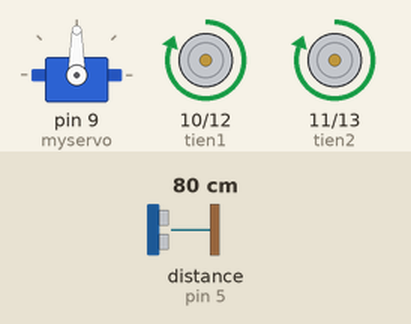
Simulated run of this sketch. Board: Arduino Uno, built with avr-gcc and run on an emulated ATmega328P. Shown: servo, motor-driver pin pairs drawn as motors (green arrow = first pin HIGH = forward, orange = second pin HIGH = backward, longer = more drive). Wiring (inferred from the names in the program): ultrasonic range finder: trigger pin 6; echo pin 5. The test bench sets the inputs (shaded band); at power-on: distance to the obstacle (sensor on pin 5) 80 cm. The echo pulse lasts 58.3 µs per cm.

Above: at 1.7 s.
1.8 s: distance to the obstacle (sensor on pin 5) set to 29 cm
3.3 s: distance to the obstacle (sensor on pin 5) set to 23 cm
At 3.9 s:
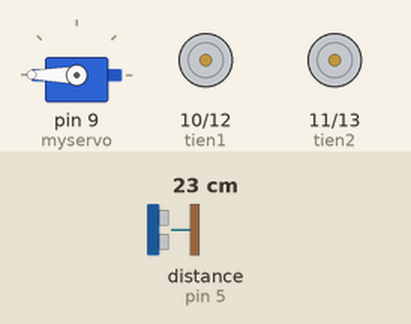
6.3 s: distance to the obstacle (sensor on pin 5) set to 12 cm
8.5 s: distance to the obstacle (sensor on pin 5) set to 9 cm
At 9.9 s:
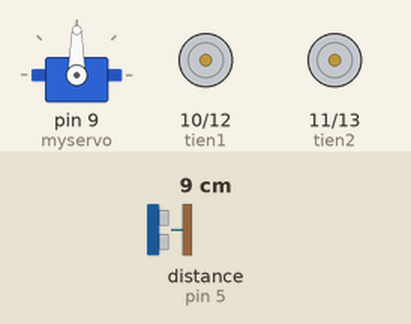
11.0 s: distance to the obstacle (sensor on pin 5) set to 18 cm
At 11.8 s:
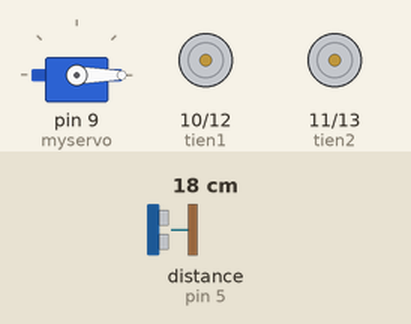
12.5 s: distance to the obstacle (sensor on pin 5) set to 35 cm
At 14.9 s:
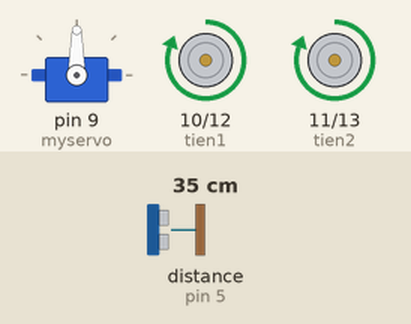
Timing chart, 0 to 16.4 s (numbered marks = the images above; inputs shaded):
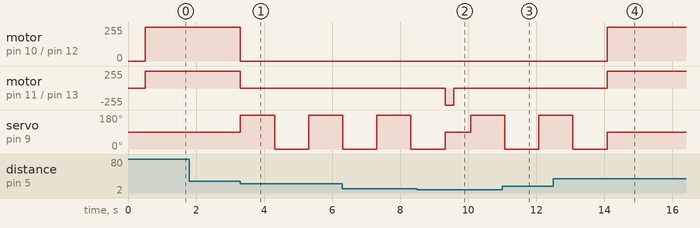

Measured:
- the behaviour switches between 27 and 26 cm on distance to the obstacle (sensor on pin 5) (found by bisection; images 0 and 1)
- the behaviour switches between 11 and 10 cm on distance to the obstacle (sensor on pin 5) (found by bisection; images 1 and 2)
- after the input at 1.8 s, every drawn part: stays the same
- after the input at 3.3 s, motor on pin 10 (tien1) / pin 12 (lui1), motor on pin 11 (tien2) / pin 13 (lui2): forward 255/255 → stopped at once; servo on pin 9 (myservo): 90° → 180° at once, → 0° 1.0 s later, → 180° 1.0 s later
- after the input at 8.5 s, motor on pin 11 (tien2) / pin 13 (lui2): stopped → backward 255/255 after 0.82 s, → stopped 0.25 s later
- after the input at 11.0 s, motor on pin 10 (tien1) / pin 12 (lui1), motor on pin 11 (tien2) / pin 13 (lui2): stays stopped (without the input it goes to backward 255/255 after 1.1 s)
- after the input at 12.5 s, motor on pin 10 (tien1) / pin 12 (lui1), motor on pin 11 (tien2) / pin 13 (lui2): stopped → forward 255/255 after 1.6 s

The sketch:

1.ino
```cpp
#include <Servo.h>
Servo myservo;  // create servo object to control a servo
int pos = 0;    // variable to store the servo position
/******** khai báo chân input/output**************/

const int trig = 6;     // chân trig của SRF-05.
const int echo = 5;     // chân echo của SRF-05.
int tien1=10;           // chân IN - A của Module L298.
int tien2=11;           // chân IN - C của Module L298.
int lui1=12;            // chân IN - D của Module L298.
int lui2=13;            // chân IN - B của Module L298.
int dongcoservo=9;      // chân Orange của Servo.

int gioihan = 25;
int i;
int x=0;
unsigned long thoigian; // biến đo thời gian
int khoangcach;           // biến lưu khoảng cách
int khoangcachtrai,khoangcachphai;

void dokhoangcach();
void dithang(int duongdi);
void disangtrai();
void disangphai();
void dilui();
void resetdongco();
void quaycbsangphai();
void quaycbsangtrai();
void setup() {
  // put your setup code here, to run once:
    myservo.attach(9);  // attaches the servo on pin 9 to the servo object
    pinMode(trig,OUTPUT);   // chân trig sẽ phát tín hiệu
    pinMode(echo,INPUT);    // chân echo sẽ nhận tín hiệu

    pinMode(tien1,OUTPUT);
    pinMode(tien2,OUTPUT);
    pinMode(lui1,OUTPUT);
    pinMode(lui2,OUTPUT);
    digitalWrite(tien1,LOW);
    digitalWrite(tien2,LOW);
    digitalWrite(lui1,LOW);
    digitalWrite(lui1,LOW);
   // Serial.begin(9600);
    myservo.write(90);
    delay(500);


}

void loop()
{
    khoangcach=0;
    dokhoangcach();
    if(khoangcach>gioihan||khoangcach==0)
    {
      dokhoangcach();
       if(khoangcach>gioihan||khoangcach==0)
        {
          dithang();
        }
    }
    else
    {

      resetdongco();
      quaycbsangtrai();

      khoangcachtrai=khoangcach;

      quaycbsangphai();
      khoangcachphai=khoangcach;
      if(khoangcachphai<10&&khoangcachtrai<10){
        dilui();
      }
      else
      {
        if(khoangcachphai>khoangcachtrai)
        {
          disangtrai();
          delay(500);
        }
        if(khoangcachphai<khoangcachtrai)
        {
          disangphai();
          delay(500);
        }
      }
    }
  //Serial.println(khoangcach);
}
void dithang()
{


        digitalWrite(tien1,HIGH);
        digitalWrite(tien2,HIGH);
        //delay(2);

}

void disangtrai()
{
  resetdongco();
  digitalWrite(lui1,HIGH);
  delay(250);
  digitalWrite(lui1,LOW);


}
void disangphai()
{
   resetdongco();
  digitalWrite(lui2,HIGH);
  delay(250);
  digitalWrite(lui2,LOW);

}

void dilui()
{
  resetdongco();
  for(i=0;i<20;i++)

        digitalWrite(lui1,HIGH);
        digitalWrite(lui2,HIGH);
        delay(700);

    digitalWrite(lui1,LOW);
    digitalWrite(lui2,LOW);
}

void resetdongco()
{
  digitalWrite(tien1,LOW);
  digitalWrite(tien2,LOW);
  digitalWrite(lui1,LOW);
  digitalWrite(lui2,LOW);
}
/******** chương trình đo khoảng cách SRF04 ***************/
void dokhoangcach()
{
/* Phát xung từ chân trig */
    digitalWrite(trig,0);   // tắt chân trig
    delayMicroseconds(2);
    digitalWrite(trig,1);   // phát xung từ chân trig
    delayMicroseconds(10);   // xung có độ dài 5 microSeconds
    digitalWrite(trig,0);   // tắt chân trig

    /* Tính toán thời gian */
    // Đo độ rộng xung HIGH ở chân echo.
    thoigian = pulseIn(echo,HIGH);
    // Tính khoảng cách đến vật.
    khoangcach = int(thoigian/2/29.412);


}

/*********** chương trình quay cảm biến xang trái *********/
void quaycbsangtrai()
{
    myservo.write(180);              // tell servo to go to position in variable 'pos'
    delay(1000);
    dokhoangcach();
    myservo.write(90);              // tell servo to go to position in variable 'pos'
}
void quaycbsangphai()
{
    myservo.write(0);              // tell servo to go to position in variable 'pos'
    delay(1000);
    dokhoangcach();
    myservo.write(90);              // tell servo to go to position in variable 'pos'
}
void resetservo()
{
   myservo.write(90);
}
```
